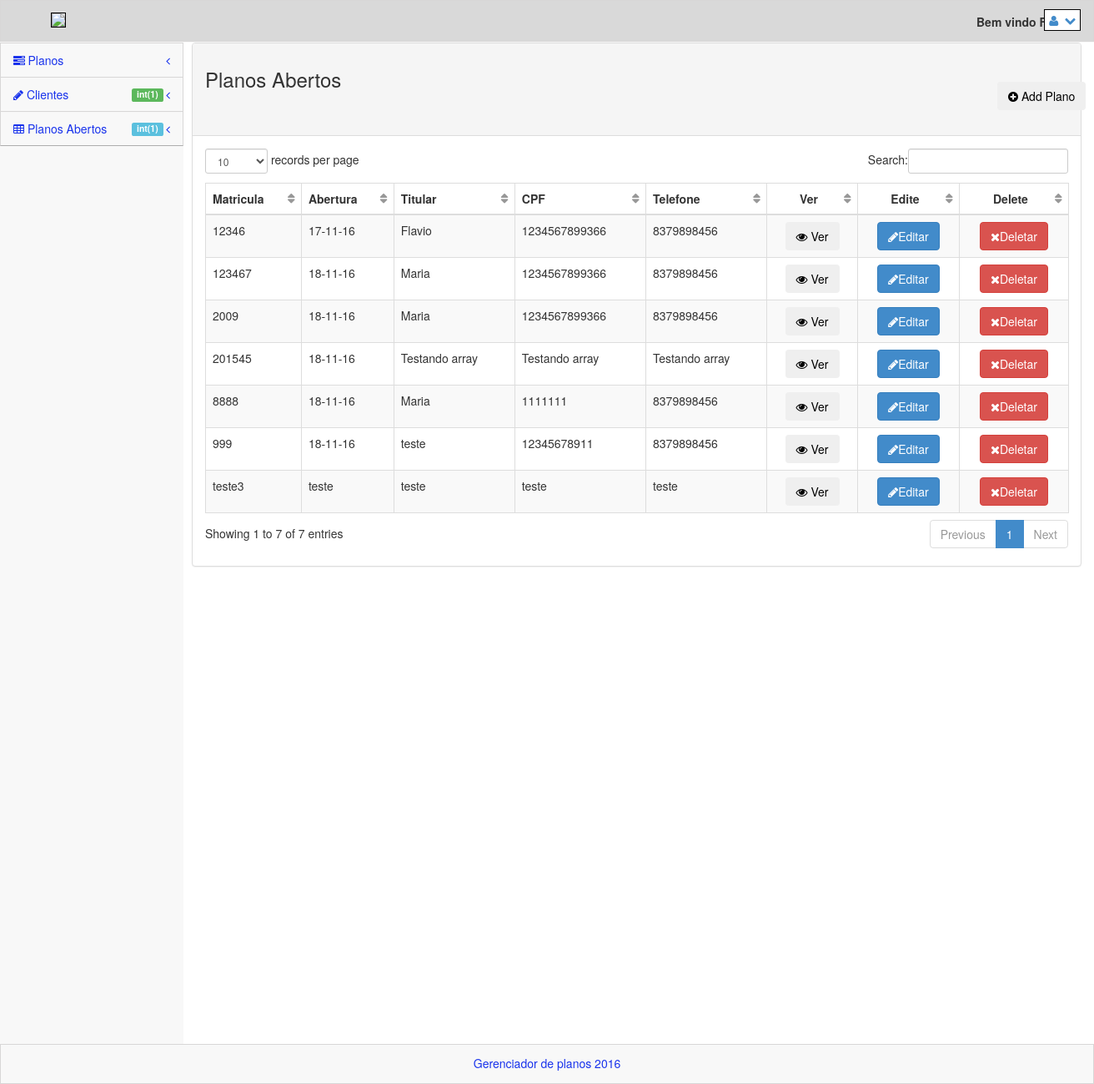
/views/abertos.php (signed in), run on an earlier commit of the app's database.
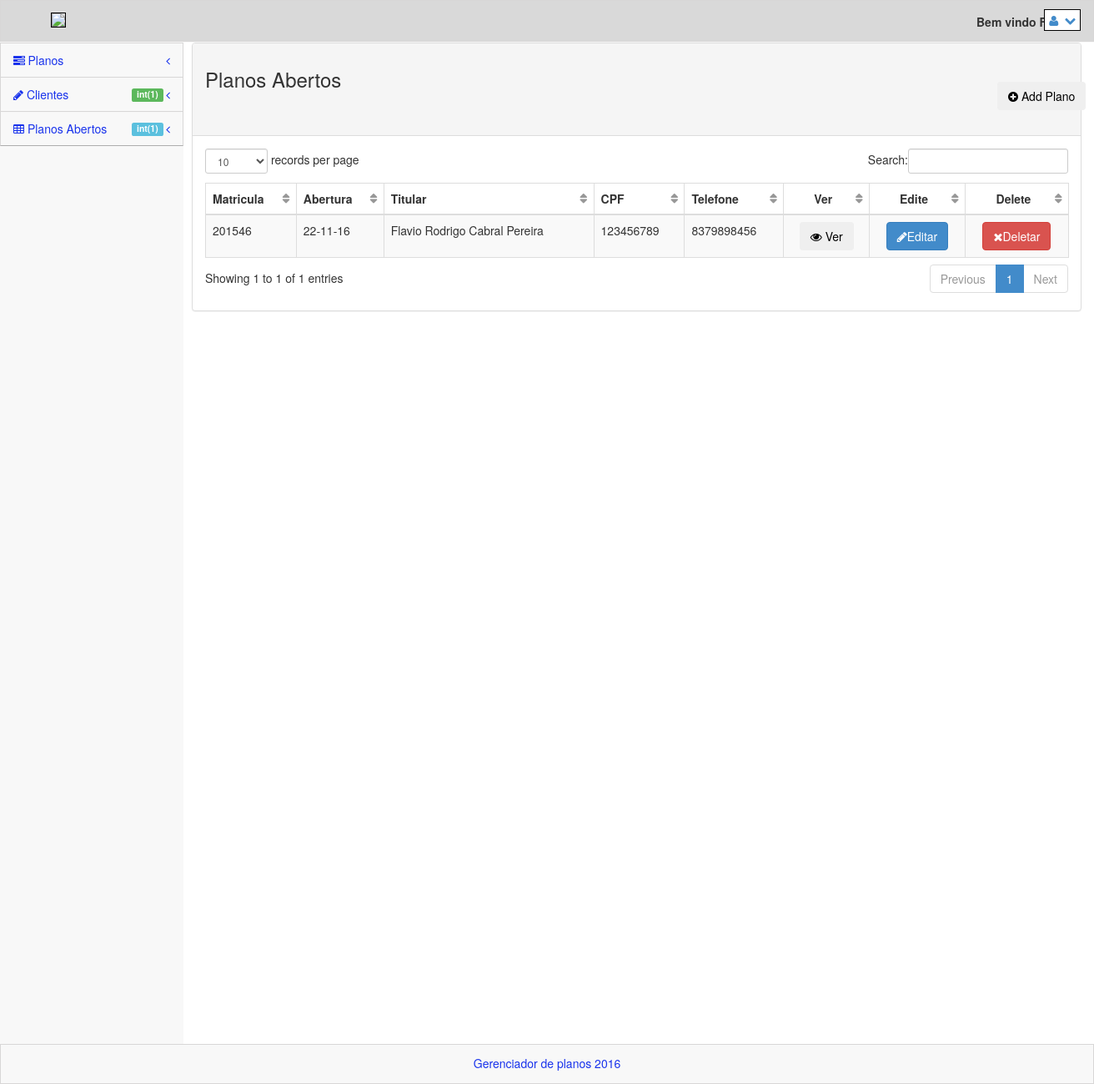
And on a later commit of the database.
### tables this page shows
CREATE TABLE `planos` (
  `id` int(11) NOT NULL,
  `matricula` varchar(50) NOT NULL,
  `dtabertura` varchar(20) NOT NULL,
  `ntitular` varchar(200) NOT NULL,
  `sexo` varchar(20) NOT NULL,
  `dtnasc` varchar(30) NOT NULL,
  `cpf` varchar(20) NOT NULL,
  `rg` varchar(20) NOT NULL,
  `org` varchar(10) NOT NULL,
  `profissao` varchar(30) NOT NULL,
  `mae` varchar(100) NOT NULL,
  `endereco` varchar(100) NOT NULL,
  `num` varchar(10) NOT NULL,
  `bairro` varchar(30) NOT NULL,
  `cidade` varchar(50) NOT NULL,
  `uf` varchar(5) NOT NULL,
  `cep` varchar(20) NOT NULL,
  `telefone` varchar(50) NOT NULL,
  `email` varchar(50) NOT NULL,
  `status` varchar(20) NOT NULL,
  `ndep1` varchar(200) NOT NULL,
  `data1` varchar(20) DEFAULT NULL,
  `ndep2` varchar(200) NOT NULL,
  `data2` varchar(20) NOT NULL,
  `ndep3` varchar(200) NOT NULL,
  `data3` varchar(20) NOT NULL,
  `ndep4` varchar(200) NOT NULL,
  `data4` varchar(20) NOT NULL,
  `ndep5` varchar(200) NOT NULL,
  `data5` varchar(20) NOT NULL,
  `ndep6` varchar(200) NOT NULL,
  `data6` varchar(20) NOT NULL,
  `ndep7` varchar(200) NOT NULL,
  `data7` varchar(20) NOT NULL,
  `ndep8` varchar(200) NOT NULL,
  `data8` varchar(20) NOT NULL,
  `ndep9` varchar(200) NOT NULL,
  `data9` varchar(20) NOT NULL,
  `ndep10` varchar(200) NOT NULL,
  `data10` varchar(20) NOT NULL
);

### model/Contrato.class.php (called while the page is built, shortened)
<?php
    require_once 'Conexao.class.php';
class Contrato{
    private $con;
    function __construct() {
        $conexao = new Conexao();
        $this->con = $conexao->getConexao();
    }
    function listaAbertos(){
        $abertos = $this->con->query("SELECT * FROM planos WHERE status = 'aberto'");
        if ($abertos->rowCount() > 0) {
            return $abertos->fetchALL(PDO::FETCH_ASSOC);
        }
    }
}
?>

### model/Conexao.class.php (called while the page is built)
<?php
class Conexao {
    public static $instance;
    public static function getConexao() {
        if (!isset(self::$instance)) {
            self::$instance = new PDO('mysql:host=localhost;dbname=apcef', 'root', '');
        }
        return self::$instance;
}
}

### controller/Controller.class.php (called while the page is built, shortened)
<?php
class Controller {
    function contratosAbertos(){
        $chm = new Contrato();
        $abertos = $chm->listaAbertos();
        return $abertos;
    }
}

### views/abertos.php (the view, shortened to what the changed rows need)
<?php
    include_once '../controller/Controller.class.php';
    include_once '../model/Contrato.class.php';
    $c = new Controller();
    $c->logouf();
    $abertos = $c->contratosAbertos();
?>
<!DOCTYPE html>
 <html lang="pt-br">
<head>
    <link rel="stylesheet" href="../plugins/bootstrap/css/bootstrap.css" />
    <link rel="stylesheet" href="../css/main.css" />
    <link rel="stylesheet" href="../css/theme.css" />
    <link rel="stylesheet" href="../css/MoneAdmin.css" />
    <link rel="stylesheet" href="../plugins/Font-Awesome/css/font-awesome.css" />
    <link href="../plugins/dataTables/dataTables.bootstrap.css" rel="stylesheet" />
</head>
<body class="padTop53 " >
    <div id="wrap">
        <?php
            include 'menu.php';
        ?>
        <div id="content">
            <div class="inner">
             <div class="row">
                <div class="col-lg-12">
                    <div class="panel panel-default">
                        <div class="panel-body">
                            <div class="table-responsive">
                                <table class="table table-striped table-bordered table-hover" id="dataTables-example">
                                    <thead>
                                        <tr>
                                            <th>Matricula</th>
                                            <th>Abertura</th>
                                            <th>Titular</th>
                                            <th>CPF</th>
                                            <th>Telefone</th>
                                            <th style="text-align: center;">Ver</th>
                                            <th style="text-align: center;">Edite</th>
                                            <th style="text-align: center;">Delete</th>
                                        </tr>
                                    </thead>
                                    <tbody>
                                        <?php if($abertos): ?>
                                        <?php foreach($abertos as $contratos): ?>
                                        <tr class="odd gradeX">
                                            <td class="center"><?php echo $contratos['matricula']; ?></td>
                                            <td class="center"><?php echo $contratos['dtabertura']; ?></td>
                                            <td class="center"><?php echo $contratos['ntitular']; ?></td>
                                            <td class="center"><?php echo $contratos['cpf']; ?></td>
                                            <td class="center"><?php echo $contratos['telefone']; ?></td>
                                            <td style="text-align: center;">
                                                <button class="btn" data-toggle="modal" data-target="#formModal"><i class="icon-eye-open"></i> Ver </button>
                                            </td>
                                            <td style="text-align: center;">
                                                <button class="btn btn-primary" onClick="javascript:window.location.href='editarcontrato.php?cod=<?php echo $contratos['matricula']; ?>'"><i class="icon-pencil icon-white"></i>Editar</button>
                                            </td>
                                            <td style="text-align: center;">
                                                <form>
                                                    <button onclick="return confirm('Tem certeza que deseja excluir este contrato?')" class="btn btn-danger" name="delete"><i class="icon-remove icon-white"></i>Deletar</button>
                                                </form>
                                            </td>
                                        </tr>
                                        <?php endforeach; ?>
                                        <?php endif; ?>
                                    </tbody>
                                </table>
                            </div>
                        </div>
                    </div>
                </div>
            </div>
            </div>
        </div>
    </div>
</body>
</html>

What changed in the data, as far as the page shows it:
removed planos: matricula "teste3", dtabertura "teste", ntitular "teste", cpf "teste", telefone "teste"
removed planos: matricula "12346", dtabertura "17-11-16", ntitular "Flavio", cpf "1234567899366", telefone "8379898456"
removed planos: matricula "123467", dtabertura "18-11-16", ntitular "Maria", cpf "1234567899366", telefone "8379898456"
removed planos: matricula "2009", dtabertura "18-11-16", ntitular "Maria", cpf "1234567899366", telefone "8379898456"
removed planos: matricula "8888", dtabertura "18-11-16", ntitular "Maria", cpf "1111111", telefone "8379898456"
removed planos: matricula "999", dtabertura "18-11-16", ntitular "teste", cpf "12345678911", telefone "8379898456"
removed planos: matricula "201545", dtabertura "18-11-16", ntitular "Testando array", cpf "Testando array", telefone "Testando array"
added planos: matricula "201546", dtabertura "22-11-16", ntitular "Flavio Rodrigo Cabral Pereira", cpf "123456789", telefone "8379898456"
Also different on the page:
text written by a page script: "records per page Search: Showing 1 to 7 of 7 entries Previous 1 Next" → "records per page Search: Showing 1 to 1 of 1 entries Previous 1 Next"
